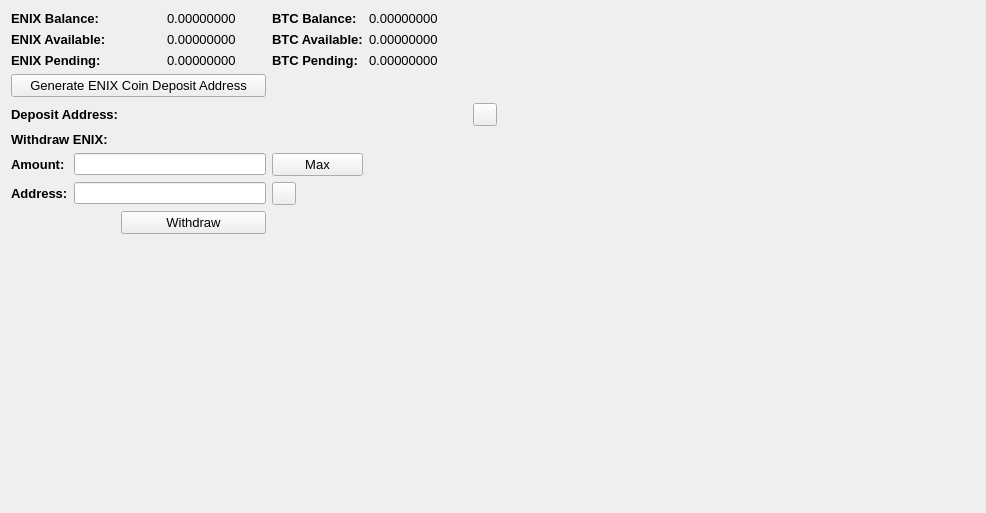
     <widget class="QWidget" name="BalanceTab">
      <attribute name="title">
       <string>Balance</string>
      </attribute>
      <layout class="QGridLayout" name="gridLayout_2">
       <item row="0" column="0" colspan="2">
        <widget class="QLabel" name="label_11">
         <property name="font">
          <font>
           <pointsize>10</pointsize>
           <weight>75</weight>
           <bold>true</bold>
          </font>
         </property>
         <property name="text">
          <string>ENIX Balance:</string>
         </property>
        </widget>
       </item>
       <item row="0" column="3">
        <widget class="QLabel" name="ENIXBalanceLabel">
         <property name="font">
          <font>
           <pointsize>10</pointsize>
          </font>
         </property>
         <property name="text">
          <string>0.00000000</string>
         </property>
         <property name="textInteractionFlags">
          <set>Qt::LinksAccessibleByMouse|Qt::TextSelectableByMouse</set>
         </property>
        </widget>
       </item>
       <item row="0" column="4">
        <widget class="QLabel" name="label_12">
         <property name="font">
          <font>
           <pointsize>10</pointsize>
           <weight>75</weight>
           <bold>true</bold>
          </font>
         </property>
         <property name="text">
          <string>BTC Balance:</string>
         </property>
        </widget>
       </item>
       <item row="0" column="5">
        <widget class="QLabel" name="BitcoinBalanceLabel">
         <property name="font">
          <font>
           <pointsize>10</pointsize>
          </font>
         </property>
         <property name="text">
          <string>0.00000000</string>
         </property>
         <property name="textInteractionFlags">
          <set>Qt::LinksAccessibleByMouse|Qt::TextSelectableByMouse</set>
         </property>
        </widget>
       </item>
       <item row="0" column="7" rowspan="10">
        <spacer name="horizontalSpacer_4">
         <property name="orientation">
          <enum>Qt::Horizontal</enum>
         </property>
         <property name="sizeHint" stdset="0">
          <size>
           <width>478</width>
           <height>488</height>
          </size>
         </property>
        </spacer>
       </item>
       <item row="1" column="0" colspan="2">
        <widget class="QLabel" name="label_13">
         <property name="font">
          <font>
           <pointsize>10</pointsize>
           <weight>75</weight>
           <bold>true</bold>
          </font>
         </property>
         <property name="text">
          <string>ENIX Available:</string>
         </property>
        </widget>
       </item>
       <item row="1" column="3">
        <widget class="QLabel" name="ENIXAvailableLabel_2">
         <property name="font">
          <font>
           <pointsize>10</pointsize>
          </font>
         </property>
         <property name="text">
          <string>0.00000000</string>
         </property>
         <property name="textInteractionFlags">
          <set>Qt::LinksAccessibleByMouse|Qt::TextSelectableByMouse</set>
         </property>
        </widget>
       </item>
       <item row="1" column="4">
        <widget class="QLabel" name="label_15">
         <property name="font">
          <font>
           <pointsize>10</pointsize>
           <weight>75</weight>
           <bold>true</bold>
          </font>
         </property>
         <property name="text">
          <string>BTC Available:</string>
         </property>
        </widget>
       </item>
       <item row="1" column="5">
        <widget class="QLabel" name="BitcoinAvailableLabel">
         <property name="font">
          <font>
           <pointsize>10</pointsize>
          </font>
         </property>
         <property name="text">
          <string>0.00000000</string>
         </property>
         <property name="textInteractionFlags">
          <set>Qt::LinksAccessibleByMouse|Qt::TextSelectableByMouse</set>
         </property>
        </widget>
       </item>
       <item row="2" column="0" colspan="2">
        <widget class="QLabel" name="label_14">
         <property name="font">
          <font>
           <pointsize>10</pointsize>
           <weight>75</weight>
           <bold>true</bold>
          </font>
         </property>
         <property name="text">
          <string>ENIX Pending:</string>
         </property>
        </widget>
       </item>
       <item row="2" column="3">
        <widget class="QLabel" name="ENIXPendingLabel">
         <property name="font">
          <font>
           <pointsize>10</pointsize>
          </font>
         </property>
         <property name="text">
          <string>0.00000000</string>
         </property>
         <property name="textInteractionFlags">
          <set>Qt::LinksAccessibleByMouse|Qt::TextSelectableByMouse</set>
         </property>
        </widget>
       </item>
       <item row="2" column="4">
        <widget class="QLabel" name="label_31">
         <property name="font">
          <font>
           <pointsize>10</pointsize>
           <weight>75</weight>
           <bold>true</bold>
          </font>
         </property>
         <property name="text">
          <string>BTC Pending:</string>
         </property>
        </widget>
       </item>
       <item row="2" column="5">
        <widget class="QLabel" name="BitcoinPendingLabel">
         <property name="font">
          <font>
           <pointsize>10</pointsize>
          </font>
         </property>
         <property name="text">
          <string>0.00000000</string>
         </property>
         <property name="textInteractionFlags">
          <set>Qt::LinksAccessibleByMouse|Qt::TextSelectableByMouse</set>
         </property>
        </widget>
       </item>
       <item row="3" column="0" colspan="4">
        <widget class="QPushButton" name="GenDepositBTN">
         <property name="font">
          <font>
           <pointsize>10</pointsize>
          </font>
         </property>
         <property name="text">
          <string>Generate ENIX Coin Deposit Address</string>
         </property>
        </widget>
       </item>
       <item row="4" column="0" colspan="3">
        <widget class="QLabel" name="label_33">
         <property name="font">
          <font>
           <pointsize>10</pointsize>
           <weight>75</weight>
           <bold>true</bold>
          </font>
         </property>
         <property name="text">
          <string>Deposit Address:</string>
         </property>
        </widget>
       </item>
       <item row="4" column="3" colspan="3">
        <widget class="QLabel" name="DepositAddressLabel">
         <property name="minimumSize">
          <size>
           <width>300</width>
           <height>0</height>
          </size>
         </property>
         <property name="palette">
          <palette>
           <active>
            <colorrole role="WindowText">
             <brush brushstyle="SolidPattern">
              <color alpha="255">
               <red>0</red>
               <green>0</green>
               <blue>0</blue>
              </color>
             </brush>
            </colorrole>
            <colorrole role="Text">
             <brush brushstyle="SolidPattern">
              <color alpha="255">
               <red>0</red>
               <green>0</green>
               <blue>255</blue>
              </color>
             </brush>
            </colorrole>
           </active>
           <inactive>
            <colorrole role="WindowText">
             <brush brushstyle="SolidPattern">
              <color alpha="255">
               <red>0</red>
               <green>0</green>
               <blue>0</blue>
              </color>
             </brush>
            </colorrole>
            <colorrole role="Text">
             <brush brushstyle="SolidPattern">
              <color alpha="255">
               <red>0</red>
               <green>0</green>
               <blue>255</blue>
              </color>
             </brush>
            </colorrole>
           </inactive>
           <disabled>
            <colorrole role="WindowText">
             <brush brushstyle="SolidPattern">
              <color alpha="255">
               <red>120</red>
               <green>120</green>
               <blue>120</blue>
              </color>
             </brush>
            </colorrole>
            <colorrole role="Text">
             <brush brushstyle="SolidPattern">
              <color alpha="255">
               <red>120</red>
               <green>120</green>
               <blue>120</blue>
              </color>
             </brush>
            </colorrole>
           </disabled>
          </palette>
         </property>
         <property name="font">
          <font>
           <pointsize>10</pointsize>
           <weight>75</weight>
           <bold>true</bold>
          </font>
         </property>
         <property name="text">
          <string/>
         </property>
         <property name="alignment">
          <set>Qt::AlignRight|Qt::AlignTrailing|Qt::AlignVCenter</set>
         </property>
         <property name="textInteractionFlags">
          <set>Qt::LinksAccessibleByMouse|Qt::TextSelectableByKeyboard|Qt::TextSelectableByMouse</set>
         </property>
        </widget>
       </item>
       <item row="4" column="6">
        <widget class="QToolButton" name="DepositCopyButton">
         <property name="toolTip">
          <string>Copy to clipboard</string>
         </property>
         <property name="text">
          <string/>
         </property>
         <property name="icon">
          <iconset resource="../bitcoin.qrc">
           <normaloff>:/icons/editcopy</normaloff>:/icons/editcopy</iconset>
         </property>
         <property name="shortcut">
          <string>Alt+P</string>
         </property>
        </widget>
       </item>
       <item row="5" column="0" colspan="2">
        <widget class="QLabel" name="label_34">
         <property name="font">
          <font>
           <pointsize>10</pointsize>
           <weight>75</weight>
           <bold>true</bold>
          </font>
         </property>
         <property name="text">
          <string>Withdraw ENIX:</string>
         </property>
        </widget>
       </item>
       <item row="6" column="0">
        <widget class="QLabel" name="label_26">
         <property name="font">
          <font>
           <pointsize>10</pointsize>
           <weight>75</weight>
           <bold>true</bold>
          </font>
         </property>
         <property name="text">
          <string>Amount:</string>
         </property>
        </widget>
       </item>
       <item row="6" column="1" colspan="3">
        <widget class="QLineEdit" name="WithdrawUnitsInput">
         <property name="font">
          <font>
           <pointsize>9</pointsize>
           <weight>75</weight>
           <bold>true</bold>
          </font>
         </property>
         <property name="text">
          <string/>
         </property>
        </widget>
       </item>
       <item row="6" column="4">
        <widget class="QPushButton" name="Withdraw_Max_Amount">
         <property name="font">
          <font>
           <pointsize>10</pointsize>
          </font>
         </property>
         <property name="text">
          <string>Max</string>
         </property>
        </widget>
       </item>
       <item row="7" column="0">
        <widget class="QLabel" name="label_10">
         <property name="font">
          <font>
           <pointsize>10</pointsize>
           <weight>75</weight>
           <bold>true</bold>
          </font>
         </property>
         <property name="text">
          <string>Address:</string>
         </property>
        </widget>
       </item>
       <item row="7" column="1" colspan="3">
        <widget class="QLineEdit" name="WithdrawAddress">
         <property name="font">
          <font>
           <pointsize>9</pointsize>
           <weight>75</weight>
           <bold>true</bold>
          </font>
         </property>
        </widget>
       </item>
       <item row="7" column="4">
        <widget class="QToolButton" name="WithdrawPasteButton">
         <property name="toolTip">
          <string>Paste from clipboard</string>
         </property>
         <property name="text">
          <string/>
         </property>
         <property name="icon">
          <iconset resource="../bitcoin.qrc">
           <normaloff>:/icons/editpaste</normaloff>:/icons/editpaste</iconset>
         </property>
         <property name="shortcut">
          <string>Alt+P</string>
         </property>
        </widget>
       </item>
       <item row="8" column="2" colspan="2">
        <widget class="QPushButton" name="WithdrawUnitsBtn">
         <property name="font">
          <font>
           <pointsize>10</pointsize>
          </font>
         </property>
         <property name="text">
          <string>Withdraw</string>
         </property>
        </widget>
       </item>
       <item row="9" column="0" colspan="6">
        <spacer name="verticalSpacer">
         <property name="orientation">
          <enum>Qt::Vertical</enum>
         </property>
         <property name="sizeHint" stdset="0">
          <size>
           <width>428</width>
           <height>262</height>
          </size>
         </property>
        </spacer>
       </item>
      </layout>
      <zorder>label_31</zorder>
      <zorder>label_15</zorder>
      <zorder>label_12</zorder>
      <zorder>label_14</zorder>
      <zorder>label_13</zorder>
      <zorder>label_11</zorder>
      <zorder>BitcoinBalanceLabel</zorder>
      <zorder>ENIXBalanceLabel</zorder>
      <zorder>ENIXAvailableLabel_2</zorder>
      <zorder>ENIXPendingLabel</zorder>
      <zorder>BitcoinAvailableLabel</zorder>
      <zorder>BitcoinPendingLabel</zorder>
      <zorder>label_33</zorder>
      <zorder>GenDepositBTN</zorder>
      <zorder>DepositAddressLabel</zorder>
      <zorder>Withdraw_Max_Amount</zorder>
      <zorder>label_34</zorder>
      <zorder>WithdrawUnitsInput</zorder>
      <zorder>label_10</zorder>
      <zorder>label_26</zorder>
      <zorder>WithdrawAddress</zorder>
      <zorder>WithdrawUnitsBtn</zorder>
      <zorder>horizontalSpacer_4</zorder>
      <zorder>verticalSpacer</zorder>
      <zorder>WithdrawPasteButton</zorder>
      <zorder>DepositCopyButton</zorder>
     </widget>
